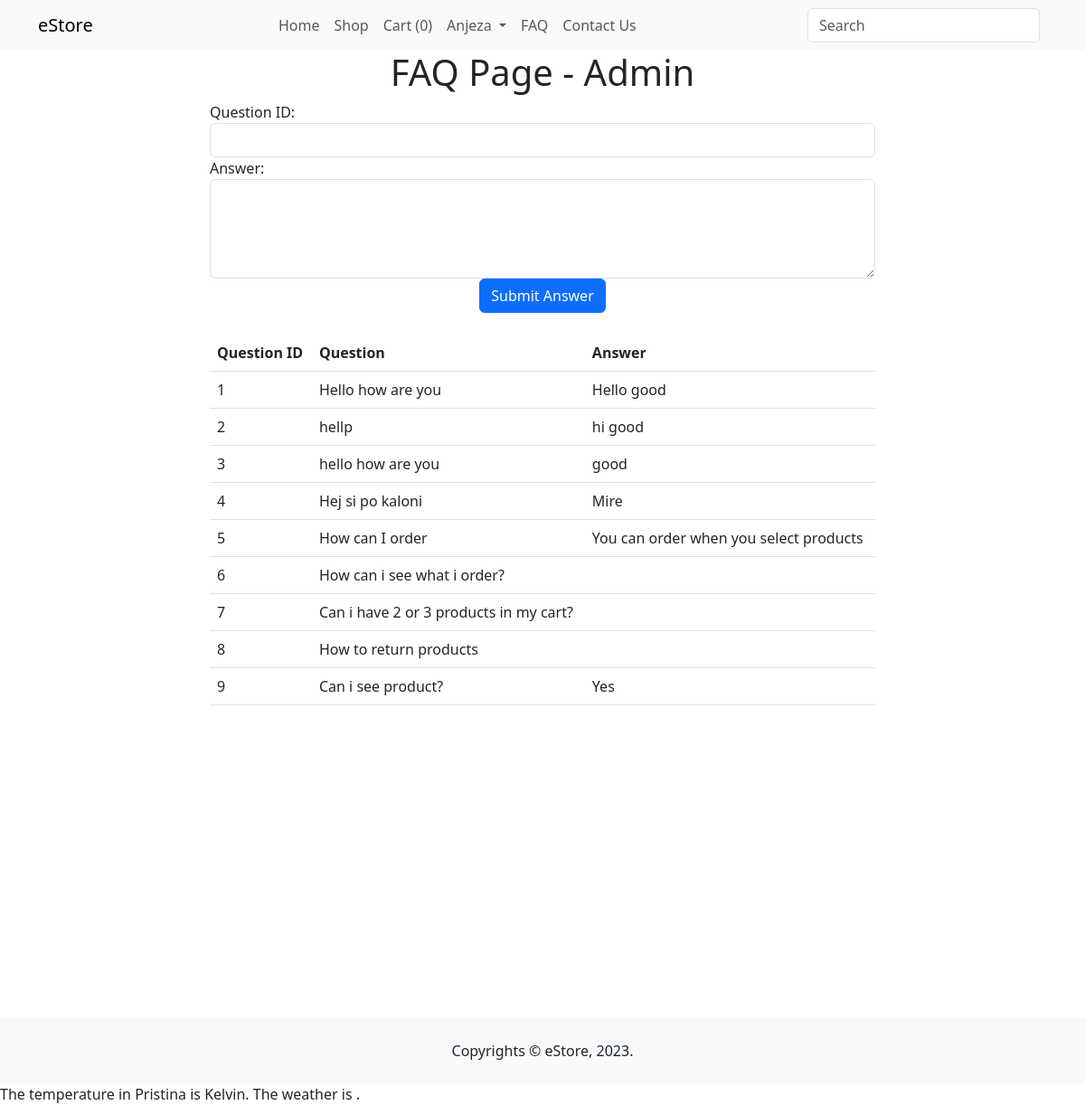
Screenshot of /FAQ.php (signed in) with the database file from the repository.
### tables this page shows
CREATE TABLE `questions` (
  `id` int(11) NOT NULL,
  `question` text DEFAULT NULL,
  `answered` tinyint(4) DEFAULT 0,
  `answer` text DEFAULT NULL
);

### FAQ.php (the view, shortened to what this page needs)
<?php
include('includes/header.php');
$servername = 'localhost:3306';
$username = 'root';
$password = '';
$dbname = 'onlinestore';
$conn = new mysqli($servername, $username, $password, $dbname);
$role = $_SESSION['role'];
if ($role === "customer") {
  echo "<div class='container'>";
  echo "<h1 class='text-center'>FAQ Page - Customer</h1>";
  echo "<div class='row justify-content-center'>";
  echo "<div class='col-md-6'>";
  echo "<form action='process_question.php' method='POST'>";
  echo "<div class='form-group'>";
  echo "<label for='question'>Ask a Question:</label>";
  echo "<textarea class='form-control' id='question' name='question' rows='4' cols='50'></textarea>";
  echo "</div>";
  echo "<div class='text-center'>";
  echo "<button type='submit' class='btn btn-primary'>Submit Question</button>";
  echo "</div>";
  echo "</form>";
  echo "</div>";
  echo "</div>";
  echo "</div>";
} elseif ($role === "1") {
  $sql = "SELECT * FROM questions";
  $result = $conn->query($sql);
  echo "<div class='container'>";
  echo "<h1 class='text-center'>FAQ Page - Admin</h1>";
  echo "<div class='row justify-content-center'>";
  echo "<div class='col-md-8'>";
  echo "<form action='faq.php' method='POST'>";
  echo "<div class='form-group'>";
  echo "<label for='question_id'>Question ID:</label>";
  echo "<input type='number' class='form-control' name='question_id'>";
  echo "</div>";
  echo "<div class='form-group'>";
  echo "<label for='answer'>Answer:</label>";
  echo "<textarea class='form-control' id='answer' name='answer' rows='4' cols='50'></textarea>";
  echo "</div>";
  echo "<div class='text-center'>";
  echo "<button type='submit' class='btn btn-primary'>Submit Answer</button>";
  echo "</div>";
  echo "</form>";
  echo "<br>";
  if ($result->num_rows > 0) {
  echo "<table class='table'>";
  echo "<thead><tr><th>Question ID</th><th>Question</th><th>Answer</th></tr></thead>";
  echo "<tbody>";
  while ($row = $result->fetch_assoc()) {
  echo "<tr>";
  echo "<td>" . $row['id'] . "</td>";
  echo "<td>" . $row['question'] . "</td>";
  echo "<td>" . $row['answer'] . "</td>";
  echo "</tr>";
  }
  echo "</tbody>";
  echo "</table>";
  } else {
  echo "<p class='text-center'>No questions and answers to display.</p>";
  }
  echo "</div>";
  echo "</div>";
  echo "</div>";
  }
  ?>
<?php include('includes/footer.php'); ?>

### includes/footer.php (style rules this page uses)
html, body { height: 50%; margin: 0; padding: 0; }

### rows the page displays
questions: id "1", question "Hello how are you", answer "Hello good"
questions: id "2", question "hellp", answer "hi good"
questions: id "3", question "hello how are you", answer "good"
questions: id "4", question "Hej si po kaloni", answer "Mire"
questions: id "5", question "How can I order", answer "You can order when you select products"
questions: id "6", question "How can i see what i order?"
questions: id "7", question "Can i have 2 or 3 products in my cart?"
questions: id "8", question "How to return products"
questions: id "9", question "Can i see product?", answer "Yes"

### other values shown
count($_SESSION['cart']) "0"
$_SESSION['fullname'] "Anjeza"
$city "Pristina"
